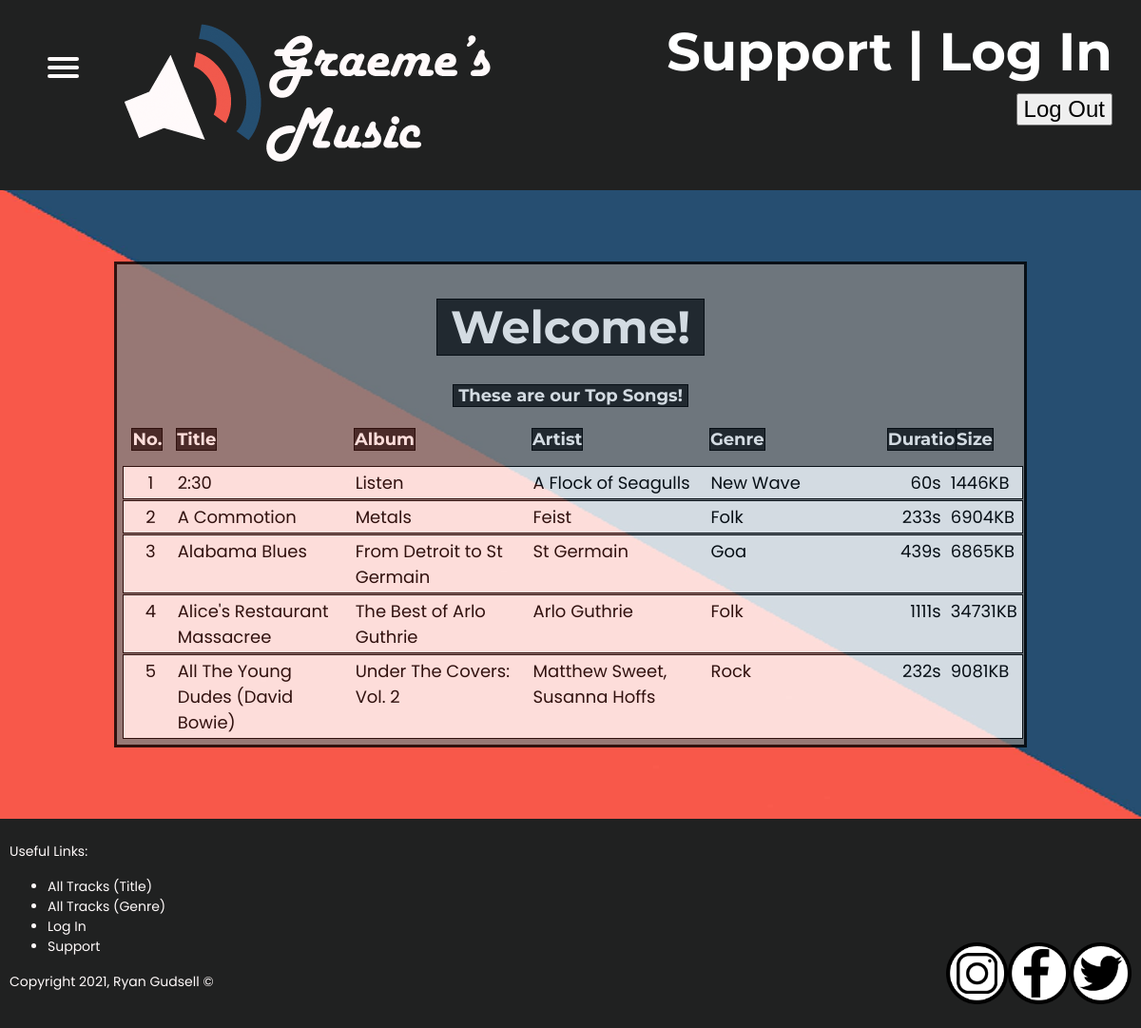
Screenshot of /home.php (signed in) with the database file from the repository.
### tables this page shows
CREATE TABLE `musicDetails` (
  `Song_ID` int NOT NULL,
  `Title_ID` int DEFAULT NULL,
  `File_ID` int DEFAULT NULL,
  `Duration` int DEFAULT NULL,
  `Size_KB` int DEFAULT NULL,
  PRIMARY KEY (`Song_ID`),
  KEY `Title_ID` (`Title_ID`),
  KEY `File_ID` (`File_ID`),
  CONSTRAINT `musicDetails_ibfk_1` FOREIGN KEY (`Title_ID`) REFERENCES `titleDetails` (`Title_ID`) ON DELETE CASCADE ON UPDATE CASCADE,
  CONSTRAINT `musicDetails_ibfk_2` FOREIGN KEY (`File_ID`) REFERENCES `fileDetails` (`File_ID`) ON DELETE CASCADE ON UPDATE CASCADE
);

CREATE TABLE `titleDetails` (
  `Title_ID` int NOT NULL,
  `Title` varchar(77) DEFAULT NULL,
  PRIMARY KEY (`Title_ID`)
);

### home.php (the view, shortened to what this page needs)
<!DOCTYPE html>
<html>
	<head>
		<link rel="stylesheet" href="css/style.css">
		<link rel="stylesheet" type="text/css" href="css/adminnav.css">
	</head>
	<body>
		<div class="wrapper">
			<div class="navigation">
				<div id="menuToggle">
					<span></span>
					<span></span>
					<span></span>
				</div>
			</div>
			<div class="header">
				<div class="head1">
					<a href="home.php"><img src="./images/logo.png" id="HeadingLogo" align="left"/></a>
				</div>
				<div class="head2">
					<h1 align="right"><a href="#">Support </a> | <a href="#">Log In</a></h1>
					<form method="post">
						<input type="submit" value="Log Out" name="Log_Out"/>
					</form>
				</div>
			</div>
			<div class="body">
				<div class="content">
					<h1 style="text-align:center;">
					<span class="h1span">&nbspWelcome!&nbsp</span></h1>
					<h1 style="text-align:center;" id="smallh1">
					<span class="h1span">&nbspThese are our Top Songs!&nbsp</span>
					</h1>
					<loginheading1>
						<Songid1><h1 id="smallh1"><span class="h1span">No.</span></h1></Songid1>
						<Title1><h1 id="smallh1"><span class="h1span">Title</span></h1></Title1>
						<Album1><h1 id="smallh1"><span class="h1span">Album</span></h1></Album1>
						<Artist1><h1 id="smallh1"><span class="h1span">Artist</span></h1></Artist1>
						<Genre1><h1 id="smallh1"><span class="h1span">Genre</span></h1></Genre1>
						<Duration1><h1 id="smallh1"><span class="h1span">Duration</span></h1></Duration1>
						<Size1><h1 id="smallh1"><span class="h1span">Size</span></h1></Size1>
					</loginheading1>
					<?php
					require "MusicDatabase_mysqli.php";
					$query = ('SELECT m.Song_ID, t.Title,
					GROUP_CONCAT(DISTINCT g.Genre SEPARATOR ", ") AS Genre,
					GROUP_CONCAT(DISTINCT r.Artist SEPARATOR ", ") AS Artist,
					GROUP_CONCAT(DISTINCT l.Album SEPARATOR ", ") AS Album,
					m.Duration, m.Size_KB AS Size
					FROM musicDetails AS m
					INNER JOIN titleDetails AS t ON m.Title_ID = t.Title_ID
					JOIN musicToAlbum AS k ON m.Song_ID = k.Song_ID JOIN albumDetails AS l ON l.Album_ID = k.Album_ID
					JOIN musicToArtist AS j ON m.Song_ID = j.Song_ID JOIN artistDetails AS r ON r.Artist_ID = j.Artist_ID
					JOIN musicToGenre AS h ON m.Song_ID = h.Song_ID JOIN genreDetails AS g ON g.Genre_ID = h.Genre_ID
					GROUP BY m.Song_ID
					ORDER BY m.Song_ID ASC
					LIMIT 0, 5');
					$result = mysqli_query($conn,$query);
					while($output=mysqli_fetch_array($result))
					{
					?>
					<loginheading2>
						<Songid2><p><?php echo $output['Song_ID']; ?></p></Songid2>
						<Title2><p><?php echo $output['Title']; ?></p></Title2>
						<Album2><p><?php echo $output['Album']; ?></p></Album2>
						<Artist2><p><?php echo $output['Artist']; ?></p></Artist2>
						<Genre2><p><?php echo $output['Genre']; ?></p></Genre2>
						<Duration2><p><?php echo $output['Duration']; ?>s</p></Duration2>
						<Size2><p><?php echo $output['Size']; ?>KB</p></Size2>
					</loginheading2>
					<?php
					}
				?>
				</div>
			</div>
			<div class="footer">
				<div class="foot1">
				<p>Useful Links: <br> </p>
					<ul>
						<a href="alltrackstitle.php"><li>All Tracks (Title)</li></a>
						<a href="alltracksgenre.php"><li>All Tracks (Genre)</li></a>
						<a href="login.php"><li>Log In</li></a>
						<a href="support.php"><li>Support</li></a>
					</ul>
				<p>Copyright 2021, Ryan Gudsell &copy </p>
				</div>
				<div class="foot2">
				<a href="https://twitter.com/?lang=en" target="_blank"><img src="./images/TwitterLogo.png" id="SocialMedia" id="TwitterLogo"></a>
				<a href="https://www.facebook.com/" target="_blank"><img src="./images/FacebookLogo.png" id="SocialMedia" id="FacebookLogo"></a>
				<a href="https://www.instagram.com/" target="_blank"><img src="./images/InstagramLogo.png" id="SocialMedia" id="InstagramLogo"></a>
				</div>
			</div>
		</div>
	</body>
</html>

### Main Design (v4) 09.16.21/css/style.css (style rules this page uses)
body { margin:0px; padding:0px; }
.wrapper { height: auto; display: grid; grid-template-rows: 200px auto auto; grid-template-columns: 1fr 2fr 2fr 2fr 2fr 1fr; }
.header { grid-column:1/8; grid-row: 1; background-color: #202121; display:grid; grid-template-columns: 50% 50%; }
.head1 { grid-column: 1; }
.head2 { grid-column: 2; padding-right: 30px; padding-top:20px; }
.navigation { position: fixed; top: 0; z-index: 999; }
.body { grid-column: 1/8; grid-row: 2; min-height:600px; background: url("../images/background.jpg"); background-size: 100% 100%; background-position: center; display: grid; grid-template-rows: 75px auto 75px; grid-template-columns: 1fr 2fr 2fr 2fr 2fr 1fr; }
.content { grid-column:2/6; grid-row: 2; z-index:3; min-height:400px; background-color:grey; opacity: 80%; padding: 5px; border: 3px solid black; }
.footer { grid-column:1/8; grid-row: 3; background-color: #202121; padding: 10px; display:grid; grid-template-columns: 50% 50%; min-height:200px; }
.foot1 { grid-column: 1; }
.foot2 { grid-column: 2; }
h1 { font-family: Montserrat; font-size: 48px; }
.h1span { background: #202121; border: 1px solid black; color:white; }
.footer p { font-family: Poppins; font-size: 14px; text-decoration: none; transition: color 0.3s ease; color: #FFFAFA; font-family: Poppins; font-size: 14px; }
.head2 form, .head2 input { float:right; font-size:24px; cursor:pointer; margin-top: 5px; }
.header h1, .header a { text-decoration:none; font-family: Montserrat; color: white; transition: color 0.3s ease; font-size: 56px; margin:0; }
.footer a { font-family: Poppins; font-size: 14px; text-decoration: none; transition: color 0.3s ease; color: #FFFAFA; font-family: Poppins; font-size: 14px; }
loginheading1 { width: 99%; display: grid; grid-template-columns: 5% 20% 20% 20% 20% 7% 5%; grid-template-rows: 50px; margin: 1px; padding-left:1%; }
Title1, Album1, Artist1, Genre1, Duration1, Size1 { text-align:left; }
Duration1, Size1 { text-align:right; }
#smallh1 { font-size:18px; }
loginheading2 { width: 99%; display: grid; grid-template-columns: 5% 20% 20% 20% 20% 7% 5%; grid-template-rows: auto; margin: 1px; border: 1px solid black; padding-left:1%; padding: 0px 5px; background-color: white; }
Songid2 p, Title2 p, Album2 p, Artist2 p, Genre2 p, Duration2 p, Size2 p { text-align:left; font-family: Poppins; font-size:18px; display: block; margin: 3px 5px; padding:0; color: black; }
Songid2 p { text-align:center; }
Duration2 p, Size2 p { text-align:right; }
#HeadingLogo { position: relative; margin-left: 120px; margin-top:10px; }
.footer #SocialMedia { display: inline-block; position: relative; width: 65px; float:right; top:60%; }
#menuToggle { display: block; position: relative; top: 60px; left: 50px; z-index: 1; -webkit-user-select: none; user-select: none; }
#menuToggle span { display: block; width: 33px; height: 4px; margin-bottom: 5px; position: relative; background: #FFFAFA; border-radius: 3px; z-index: 1; transform-origin: 4px 0px; transition: transform 0.5s cubic-bezier(0.77,0.2,0.05,1.0), background 0.5s cubic-bezier(0.77,0.2,0.05,1.0), opacity 0.55s ease; }
#menuToggle span:nth-last-child(2) { transform-origin: 0% 100%; }

### rows the page displays
musicdetails: Song_ID "1", Title_ID.Title "2:30", Album "Listen", Artist "A Flock of Seagulls", Genre "New Wave", Duration "60", Size_KB "1446"
musicdetails: Song_ID "2", Title_ID.Title "A Commotion", Album "Metals", Artist "Feist", Genre "Folk", Duration "233", Size_KB "6904"
musicdetails: Song_ID "3", Title_ID.Title "Alabama Blues", Album "From Detroit to St Germain", Artist "St Germain", Genre "Goa", Duration "439", Size_KB "6865"
musicdetails: Song_ID "4", Title_ID.Title "Alice's Restaurant Massacree", Album "The Best of Arlo Guthrie", Artist "Arlo Guthrie", Genre "Folk", Duration "1111", Size_KB "34731"
musicdetails: Song_ID "5", Title_ID.Title "All The Young Dudes (David Bowie)", Album "Under The Covers: Vol. 2", Artist "Matthew Sweet, Susanna Hoffs", Genre "Rock", Duration "232", Size_KB "9081"
